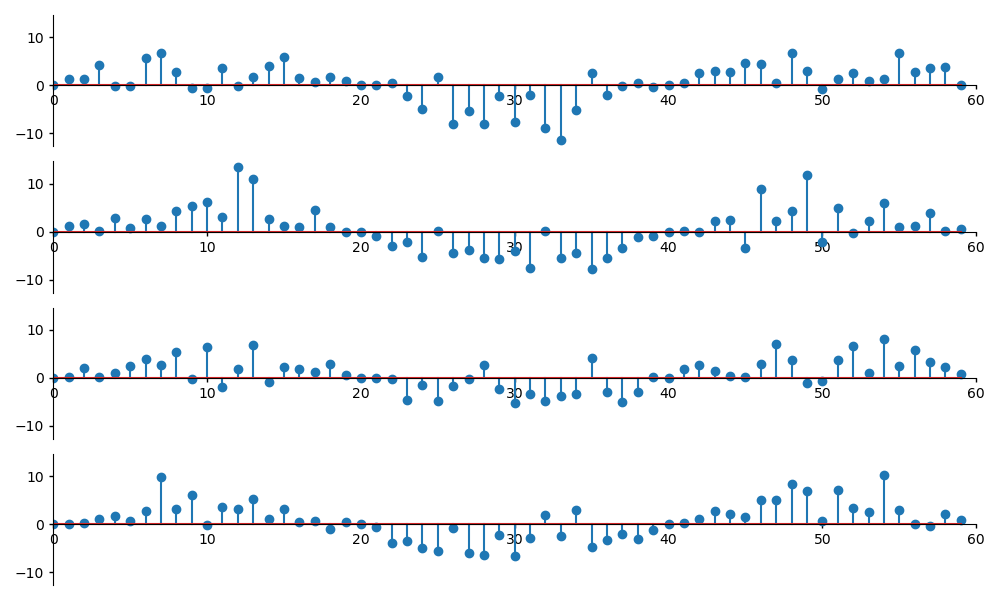

Here is the Python script that generated this plot:
import numpy as np
import matplotlib.pyplot as plt

# Define sample size
n = 60
n_plots = 4

# Generate 5 realizations of the stochastic process
fig, axs = plt.subplots(
    nrows=n_plots, ncols=1, sharex=True, sharey=True, figsize=(10, 6))

for i in range(4):
    # Generate independent samples for each realization
    loc = 4 * np.sin(np.pi / 20 * (np.arange(0, n)))
    scale = np.abs(loc)
    X = np.random.normal(loc=loc, scale=scale)

    # Plot each realization in a subplot
    axs[i].stem(X, use_line_collection=False)

    # Hide subplot borders
    for spine in ['top', 'right']:
        axs[i].spines[spine].set_visible(False)

    axs[i].spines['bottom'].set_position('zero')

    # Show only x and y axes
    axs[i].xaxis.set_ticks_position('bottom')
    axs[i].yaxis.set_ticks_position('left')
    axs[i].tick_params(axis='x', direction='out', width=1, length=3)
    axs[i].tick_params(axis='y', direction='out', width=1, length=3)

# Configure the plot
plt.xlim([0, n])
plt.tight_layout()

# Save the figure to a png file
plt.savefig('sp_noisy_sin.png')

plt.show()
